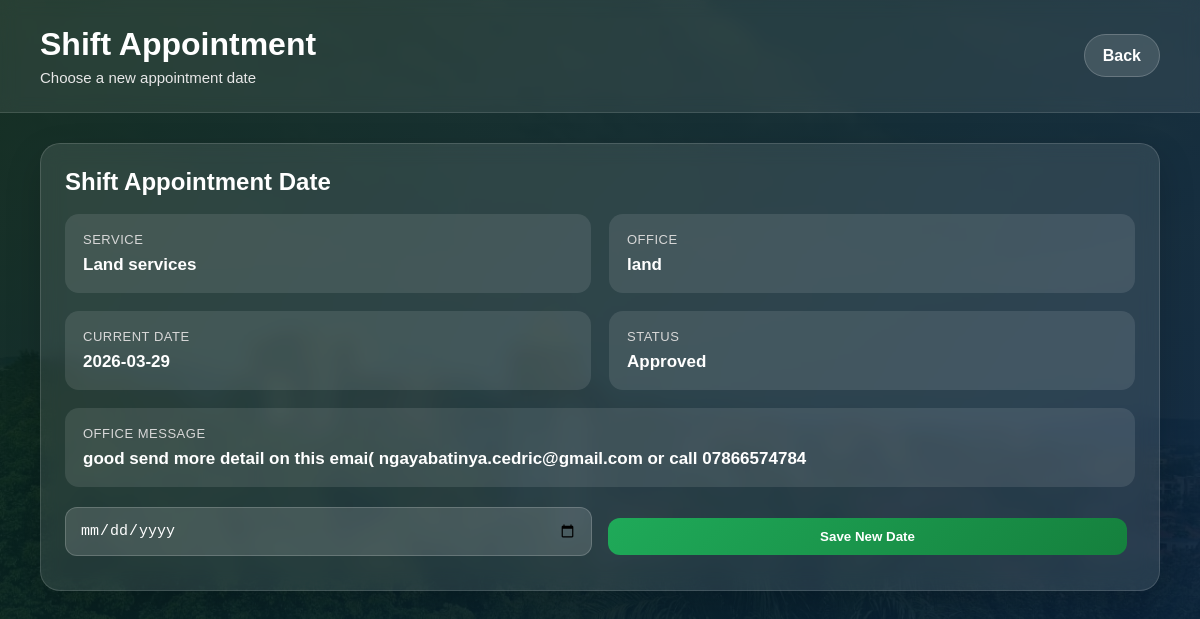
Page /shift_appointment/2 (signed in) on the committed database.
### tables this page shows
CREATE TABLE services (
            id INTEGER PRIMARY KEY AUTOINCREMENT,
            service_name TEXT NOT NULL UNIQUE
        );

CREATE TABLE users (
            email TEXT PRIMARY KEY,
            name TEXT NOT NULL,
            password TEXT NOT NULL,
            role TEXT NOT NULL
        );

CREATE TABLE appointments (
            id INTEGER PRIMARY KEY AUTOINCREMENT,
            user_email TEXT NOT NULL,
            office_email TEXT NOT NULL,
            service_id INTEGER NOT NULL,
            date TEXT NOT NULL,
            description TEXT NOT NULL,
            status TEXT NOT NULL DEFAULT 'Pending',
            office_comment TEXT DEFAULT '',
            created_at TIMESTAMP DEFAULT CURRENT_TIMESTAMP,
            FOREIGN KEY (user_email) REFERENCES users(email),
            FOREIGN KEY (office_email) REFERENCES users(email),
            FOREIGN KEY (service_id) REFERENCES services(id)
        );

### app.py (the view, shortened to what this page needs)
@app.route("/shift_appointment/<int:appointment_id>", methods=["GET", "POST"])
def shift_appointment(appointment_id):
    if session.get("role") != "user":
        return redirect(url_for("login"))
    user_email = session["user_email"]
    conn = get_db()
    cursor = conn.cursor()
    cursor.execute("""
        SELECT
            appointments.id,
            appointments.date,
            appointments.status,
            appointments.office_comment,
            services.service_name AS service_name,
            office.name AS office_name
        FROM appointments
        JOIN services ON appointments.service_id = services.id
        JOIN users AS office ON appointments.office_email = office.email
        WHERE appointments.id = ? AND appointments.user_email = ?
    """, (appointment_id, user_email))
    appointment = cursor.fetchone()
    conn.close()
    if not appointment:
        return "<h3>Appointment not found.</h3><a href='/user_dashboard'>Back</a>"
    return render_template(
        "shift_appointment.html",
        appointment=appointment,
        tomorrow=tomorrow_date()
    )

### app.py (called while the page is built)
@app.before_request
def require_login():
    public_routes = ["home", "login", "register", "static"]
    if request.endpoint in public_routes:
        return
    if "role" not in session:
        return redirect(url_for("login"))

@app.after_request
def add_no_cache_headers(response):
    response.headers["Cache-Control"] = "no-store, no-cache, must-revalidate, max-age=0"
    response.headers["Pragma"] = "no-cache"
    response.headers["Expires"] = "0"
    return response

def get_db():
    conn = sqlite3.connect(DATABASE)
    conn.row_factory = sqlite3.Row
    return conn

def tomorrow_date():
    return (date.today() + timedelta(days=1)).isoformat()

### templates/shift_appointment.html (shortened to what this page needs)
<!DOCTYPE html>
<html lang="en">
<head>
    <link rel="stylesheet" href="{{ url_for('static', filename='css/style.css') }}">
</head>
<body class="dashboard-page">
<div class="topbar">
    <div class="topbar-left">
        <h1>Shift Appointment</h1>
        <p>Choose a new appointment date</p>
    </div>
    <div class="topbar-right">
        <a href="{{ url_for('user_dashboard') }}" class="topbar-link">Back</a>
    </div>
</div>
<div class="dashboard-wrapper">
    <div class="dashboard-form-card">
        <h2>Shift Appointment Date</h2>
        <div class="details-grid simple-grid">
            <div class="detail-item">
                <span class="detail-label">Service</span>
                <span class="detail-value">{{ appointment["service_name"] }}</span>
            </div>
            <div class="detail-item">
                <span class="detail-label">Office</span>
                <span class="detail-value">{{ appointment["office_name"] }}</span>
            </div>
            <div class="detail-item">
                <span class="detail-label">Current Date</span>
                <span class="detail-value">{{ appointment["date"] }}</span>
            </div>
            <div class="detail-item">
                <span class="detail-label">Status</span>
                <span class="detail-value">{{ appointment["status"] }}</span>
            </div>
            <div class="detail-item full-item">
                <span class="detail-label">Office Message</span>
                <span class="detail-value">
                    {% if appointment["office_comment"] %}
                        {{ appointment["office_comment"] }}
                    {% else %}
                        No message yet
                    {% endif %}
                </span>
            </div>
        </div>
        <form method="POST" class="dashboard-form">
            <input type="date" name="new_date" min="{{ tomorrow }}" required>
            <button type="submit" class="primary-btn">Save New Date</button>
        </form>
    </div>
</div>
</body>
</html>

### static/css/style.css (style rules this page uses)
html, body { margin: 0; min-height: 100%; font-family: Arial, sans-serif; }
body { background-color: #e6f2ff; }
form { display: flex; flex-direction: column; gap: 12px; align-items: center; }
input, select { width: 260px; padding: 10px; margin-bottom: 10px; border: 1px solid #bbb; border-radius: 6px; box-sizing: border-box; }
button { border: none; padding: 10px 15px; cursor: pointer; margin-right: 8px; border-radius: 6px; font-weight: bold; transition: 0.25s ease; }
.dashboard-page { min-height: 100vh; color: white; background: linear-gradient(135deg, rgba(8, 35, 20, 0.92), rgba(9, 33, 63, 0.92)), url("../images/rwanda_a.jpeg") no-repeat center center/cover; }
.topbar { display: flex; justify-content: space-between; align-items: center; padding: 26px 40px; background: rgba(255, 255, 255, 0.08); backdrop-filter: blur(8px); -webkit-backdrop-filter: blur(8px); border-bottom: 1px solid rgba(255, 255, 255, 0.12); }
.topbar-left h1 { margin: 0; font-size: 32px; }
.topbar-left p { margin: 6px 0 0; font-size: 15px; color: #e8e8e8; }
.topbar-link { color: white; text-decoration: none; font-weight: bold; padding: 12px 18px; border-radius: 999px; background: rgba(255, 255, 255, 0.12); border: 1px solid rgba(255, 255, 255, 0.20); }
.dashboard-wrapper { padding: 30px 40px 50px; }
.dashboard-card, .dashboard-form-card { padding: 24px; border-radius: 20px; background: rgba(255, 255, 255, 0.10); border: 1px solid rgba(255, 255, 255, 0.14); backdrop-filter: blur(10px); -webkit-backdrop-filter: blur(10px); box-shadow: 0 14px 35px rgba(0, 0, 0, 0.18); }
.dashboard-card h2, .dashboard-form-card h2 { margin-top: 0; margin-bottom: 18px; font-size: 24px; }
.dashboard-form { display: grid; grid-template-columns: repeat(2, minmax(220px, 1fr)); gap: 16px; align-items: center; }
.dashboard-form input, .dashboard-form select { width: 100%; padding: 14px; font-size: 15px; color: white; border-radius: 12px; border: 1px solid rgba(255, 255, 255, 0.18); background: rgba(255, 255, 255, 0.14); box-sizing: border-box; }
.dashboard-form input::placeholder { color: rgba(255, 255, 255, 0.82); }
.primary-btn, .secondary-btn, .danger-btn { border: none; padding: 11px 18px; border-radius: 12px; font-weight: bold; cursor: pointer; color: white; transition: 0.25s ease; }
.primary-btn { background: linear-gradient(135deg, #1faa59, #15803d); }
.details-grid { display: grid; grid-template-columns: repeat(2, 1fr); gap: 18px; }
.simple-grid { margin-bottom: 20px; }
.detail-item { display: flex; flex-direction: column; gap: 8px; padding: 18px; border-radius: 14px; background: rgba(255, 255, 255, 0.10); }
.full-item { grid-column: 1 / -1; }
.detail-label { font-size: 13px; text-transform: uppercase; letter-spacing: 0.5px; color: #d8d8d8; }
.detail-value { font-size: 17px; font-weight: bold; color: white; }

### rows in the picture
services: service_name "Land services"
users: office_name "land"
appointments: date "2026-03-29", status "Approved", office_comment "good send more detail on this emai( ngayabatinya.cedric@gmail.com or call 07866574784"
